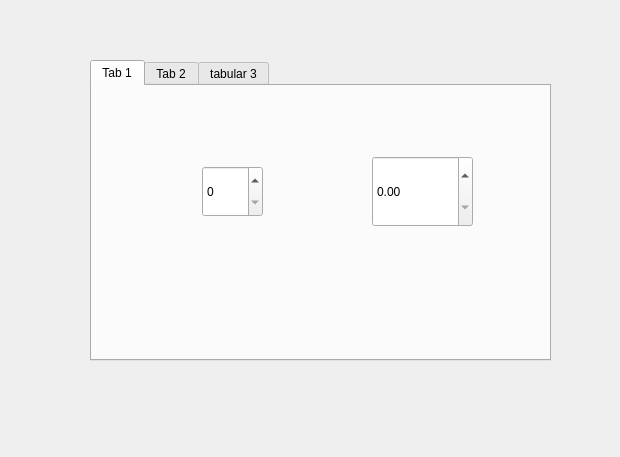
<?xml version="1.0" encoding="UTF-8"?>
<ui version="4.0">
 <class>Dialog</class>
 <widget class="QDialog" name="Dialog">
  <property name="geometry">
   <rect>
    <x>0</x>
    <y>0</y>
    <width>620</width>
    <height>457</height>
   </rect>
  </property>
  <property name="windowTitle">
   <string>Dialog</string>
  </property>
  <widget class="QTabWidget" name="tabWidget">
   <property name="geometry">
    <rect>
     <x>90</x>
     <y>60</y>
     <width>461</width>
     <height>301</height>
    </rect>
   </property>
   <property name="currentIndex">
    <number>0</number>
   </property>
   <widget class="QWidget" name="tab">
    <attribute name="title">
     <string>Tab 1</string>
    </attribute>
    <widget class="QSpinBox" name="spinBox">
     <property name="geometry">
      <rect>
       <x>110</x>
       <y>80</y>
       <width>61</width>
       <height>51</height>
      </rect>
     </property>
    </widget>
    <widget class="QDoubleSpinBox" name="doubleSpinBox">
     <property name="geometry">
      <rect>
       <x>280</x>
       <y>70</y>
       <width>101</width>
       <height>71</height>
      </rect>
     </property>
    </widget>
   </widget>
   <widget class="QWidget" name="tab_2">
    <attribute name="title">
     <string>Tab 2</string>
    </attribute>
    <widget class="QScrollArea" name="risetnirsenar">
     <property name="geometry">
      <rect>
       <x>100</x>
       <y>70</y>
       <width>251</width>
       <height>151</height>
      </rect>
     </property>
     <property name="widgetResizable">
      <bool>true</bool>
     </property>
     <widget class="QWidget" name="scrollAreaWidgetContents">
      <property name="geometry">
       <rect>
        <x>0</x>
        <y>0</y>
        <width>249</width>
        <height>149</height>
       </rect>
      </property>
      <widget class="QTextEdit" name="textEdit">
       <property name="geometry">
        <rect>
         <x>30</x>
         <y>20</y>
         <width>191</width>
         <height>111</height>
        </rect>
       </property>
       <property name="html">
        <string>&lt;!DOCTYPE HTML PUBLIC &quot;-//W3C//DTD HTML 4.0//EN&quot; &quot;http://www.w3.org/TR/REC-html40/strict.dtd&quot;&gt;
&lt;html&gt;&lt;head&gt;&lt;meta name=&quot;qrichtext&quot; content=&quot;1&quot; /&gt;&lt;style type=&quot;text/css&quot;&gt;
p, li { white-space: pre-wrap; }
&lt;/style&gt;&lt;/head&gt;&lt;body style=&quot; font-family:'MS Shell Dlg 2'; font-size:7.75385pt; font-weight:400; font-style:normal;&quot;&gt;
&lt;p style=&quot; margin-top:0px; margin-bottom:0px; margin-left:0px; margin-right:0px; -qt-block-indent:0; text-indent:0px;&quot;&gt;&lt;span style=&quot; font-size:7.75385pt;&quot;&gt;riasentaresnta&lt;/span&gt;&lt;/p&gt;
&lt;p style=&quot;-qt-paragraph-type:empty; margin-top:0px; margin-bottom:0px; margin-left:0px; margin-right:0px; -qt-block-indent:0; text-indent:0px; font-size:7.75385pt;&quot;&gt;&lt;br /&gt;&lt;/p&gt;
&lt;p style=&quot; margin-top:0px; margin-bottom:0px; margin-left:0px; margin-right:0px; -qt-block-indent:0; text-indent:0px;&quot;&gt;&lt;span style=&quot; font-size:7.75385pt;&quot;&gt;rsetn&lt;/span&gt;&lt;/p&gt;
&lt;p style=&quot; margin-top:0px; margin-bottom:0px; margin-left:0px; margin-right:0px; -qt-block-indent:0; text-indent:0px;&quot;&gt;&lt;span style=&quot; font-size:7.75385pt;&quot;&gt;arsear&lt;/span&gt;&lt;/p&gt;
&lt;p style=&quot; margin-top:0px; margin-bottom:0px; margin-left:0px; margin-right:0px; -qt-block-indent:0; text-indent:0px;&quot;&gt;&lt;span style=&quot; font-size:7.75385pt;&quot;&gt;sentar&lt;/span&gt;&lt;/p&gt;
&lt;p style=&quot; margin-top:0px; margin-bottom:0px; margin-left:0px; margin-right:0px; -qt-block-indent:0; text-indent:0px;&quot;&gt;&lt;span style=&quot; font-size:7.75385pt;&quot;&gt;snt&lt;/span&gt;&lt;/p&gt;
&lt;p style=&quot; margin-top:0px; margin-bottom:0px; margin-left:0px; margin-right:0px; -qt-block-indent:0; text-indent:0px;&quot;&gt;&lt;span style=&quot; font-size:7.75385pt;&quot;&gt;arseta&lt;/span&gt;&lt;/p&gt;
&lt;p style=&quot; margin-top:0px; margin-bottom:0px; margin-left:0px; margin-right:0px; -qt-block-indent:0; text-indent:0px;&quot;&gt;&lt;span style=&quot; font-size:7.75385pt;&quot;&gt;sent&lt;/span&gt;&lt;/p&gt;
&lt;p style=&quot; margin-top:0px; margin-bottom:0px; margin-left:0px; margin-right:0px; -qt-block-indent:0; text-indent:0px;&quot;&gt;&lt;span style=&quot; font-size:7.75385pt;&quot;&gt;ars&lt;/span&gt;&lt;/p&gt;&lt;/body&gt;&lt;/html&gt;</string>
       </property>
      </widget>
     </widget>
    </widget>
   </widget>
   <widget class="QWidget" name="tab_3">
    <attribute name="title">
     <string>tabular 3</string>
    </attribute>
    <widget class="QCheckBox" name="checkBox">
     <property name="geometry">
      <rect>
       <x>40</x>
       <y>90</y>
       <width>90</width>
       <height>21</height>
      </rect>
     </property>
     <property name="text">
      <string>CheckBox</string>
     </property>
    </widget>
    <widget class="QPushButton" name="pushButton">
     <property name="geometry">
      <rect>
       <x>70</x>
       <y>170</y>
       <width>101</width>
       <height>31</height>
      </rect>
     </property>
     <property name="text">
      <string>PushButton</string>
     </property>
    </widget>
   </widget>
  </widget>
 </widget>
 <resources/>
 <connections/>
</ui>
